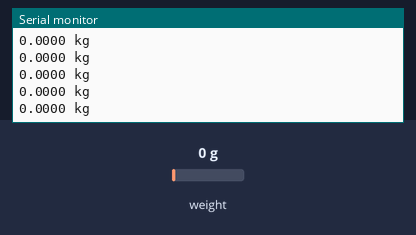
Bench run of a sketch on a simulated Arduino Uno, built with avr-gcc and run on an emulated ATmega328P. Parts: the last lines printed to the serial monitor. The inputs (shaded band) are chosen by the test bench; at power-on: weight on the scale 0 g.

Above: at 2.2 s.
2.3 s: weight on the scale set to 100 g
At 2.31 s:
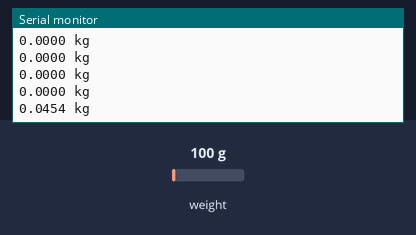
3.8 s: weight on the scale set to 1250 g
At 3.82 s:
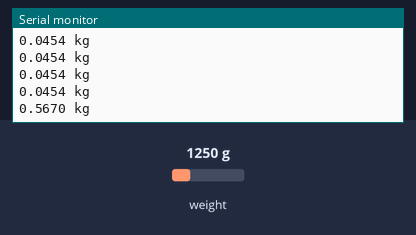
Timing chart, 0 to 6.8 s (numbered marks = the images above; inputs shaded):
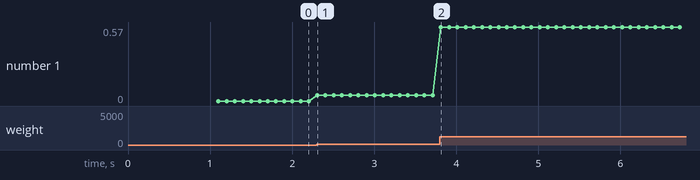

Measured:
- after the input at 2.3 s, the serial monitor: prints a new line at once (image 1)
- after the input at 3.8 s, the serial monitor: prints a new line at once (image 2)
- plotted number 1: 0 → 0.05 after the input at 2.3 s, 0.05 → 0.57 after the input at 3.8 s

The sketch:

LoadCellTest.ino
```cpp
#include "HX711.h"

#define calibration_factor 50000//This value is obtained using the SparkFun_HX711_Calibration sketch
#define DOUT  A0
#define CLK  A1

HX711 scale(DOUT, CLK);

void setup() {
  Serial.begin(115200);
  Serial.println("HX711 scale demo");
  scale.set_scale();
  scale.tare();
  scale.set_scale(calibration_factor); //This value is obtained by using the SparkFun_HX711_Calibration sketch
}
void loop() {
  String data = String(get_units_kg(), 4);
  Serial.print(data);
  Serial.println(" kg");
}

float get_units_kg()
{
  return(scale.get_units()*0.453592);
}
```
